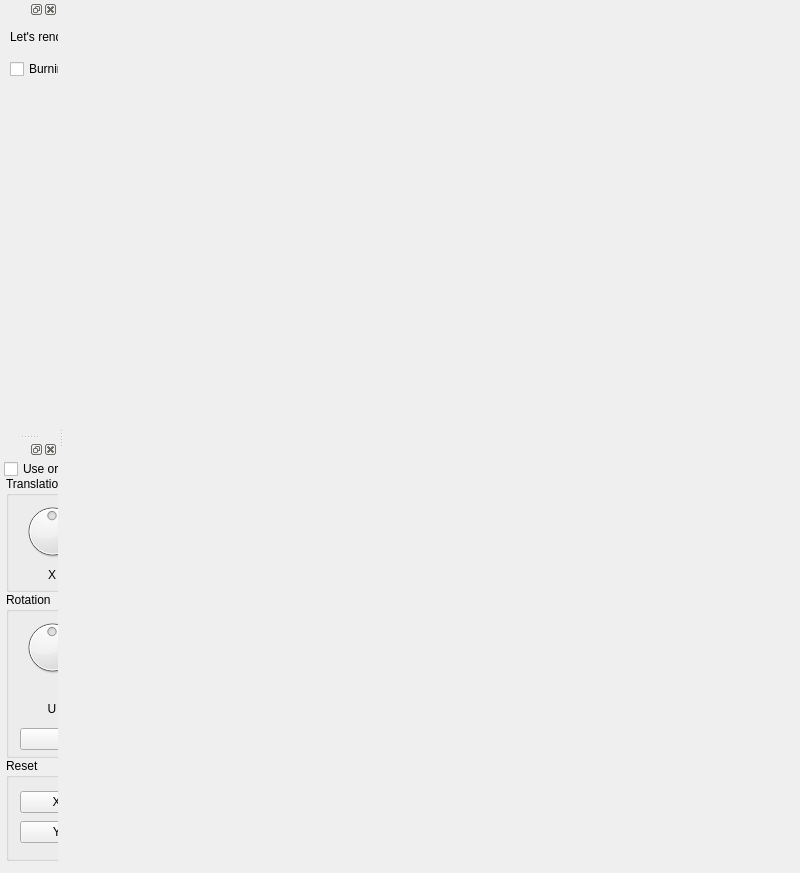
<?xml version="1.0" encoding="UTF-8"?>
<ui version="4.0">
 <class>MainWindow</class>
 <widget class="QMainWindow" name="MainWindow">
  <property name="geometry">
   <rect>
    <x>0</x>
    <y>0</y>
    <width>800</width>
    <height>873</height>
   </rect>
  </property>
  <property name="windowTitle">
   <string>A CS123 Final</string>
  </property>
  <widget class="QWidget" name="centralWidget">
   <layout class="QHBoxLayout" name="horizontalLayout">
    <property name="leftMargin">
     <number>0</number>
    </property>
    <property name="topMargin">
     <number>0</number>
    </property>
    <property name="rightMargin">
     <number>0</number>
    </property>
    <property name="bottomMargin">
     <number>0</number>
    </property>
    <item>
     <widget class="QWidget" name="canvas3D" native="true"/>
    </item>
   </layout>
  </widget>
  <widget class="QDockWidget" name="BurningTreeDock">
   <attribute name="dockWidgetArea">
    <number>1</number>
   </attribute>
   <widget class="QWidget" name="burningDockContents">
    <widget class="QCheckBox" name="BurningButton">
     <property name="geometry">
      <rect>
       <x>10</x>
       <y>40</y>
       <width>100</width>
       <height>20</height>
      </rect>
     </property>
     <property name="text">
      <string>Burning</string>
     </property>
    </widget>
    <widget class="QLabel" name="burningTreeLabel">
     <property name="geometry">
      <rect>
       <x>10</x>
       <y>10</y>
       <width>211</width>
       <height>16</height>
      </rect>
     </property>
     <property name="text">
      <string>Let's render some burning trees!</string>
     </property>
    </widget>
   </widget>
  </widget>
  <widget class="QDockWidget" name="camtransDock">
   <attribute name="dockWidgetArea">
    <number>1</number>
   </attribute>
   <widget class="QWidget" name="camtransDockContents">
    <widget class="QGroupBox" name="cameraPosition">
     <property name="geometry">
      <rect>
       <x>6</x>
       <y>17</y>
       <width>230</width>
       <height>116</height>
      </rect>
     </property>
     <property name="title">
      <string>Translation</string>
     </property>
     <layout class="QGridLayout" name="gridLayout">
      <property name="topMargin">
       <number>5</number>
      </property>
      <property name="bottomMargin">
       <number>5</number>
      </property>
      <property name="verticalSpacing">
       <number>5</number>
      </property>
      <item row="1" column="0">
       <widget class="QLabel" name="cameraPositionLabelX">
        <property name="text">
         <string>X</string>
        </property>
        <property name="alignment">
         <set>Qt::AlignCenter</set>
        </property>
       </widget>
      </item>
      <item row="1" column="1">
       <widget class="QLabel" name="cameraPositionLabelY">
        <property name="text">
         <string>Y</string>
        </property>
        <property name="alignment">
         <set>Qt::AlignCenter</set>
        </property>
       </widget>
      </item>
      <item row="1" column="2">
       <widget class="QLabel" name="cameraPositionLabelZ">
        <property name="text">
         <string>Z</string>
        </property>
        <property name="alignment">
         <set>Qt::AlignCenter</set>
        </property>
       </widget>
      </item>
      <item row="0" column="0">
       <widget class="QDial" name="transX">
        <property name="minimumSize">
         <size>
          <width>60</width>
          <height>60</height>
         </size>
        </property>
        <property name="maximumSize">
         <size>
          <width>60</width>
          <height>60</height>
         </size>
        </property>
        <property name="minimum">
         <number>-360</number>
        </property>
        <property name="maximum">
         <number>360</number>
        </property>
        <property name="singleStep">
         <number>10</number>
        </property>
        <property name="pageStep">
         <number>30</number>
        </property>
        <property name="orientation">
         <enum>Qt::Horizontal</enum>
        </property>
        <property name="invertedControls">
         <bool>true</bool>
        </property>
        <property name="wrapping">
         <bool>true</bool>
        </property>
       </widget>
      </item>
      <item row="0" column="1">
       <widget class="QDial" name="transY">
        <property name="minimumSize">
         <size>
          <width>60</width>
          <height>60</height>
         </size>
        </property>
        <property name="maximumSize">
         <size>
          <width>60</width>
          <height>60</height>
         </size>
        </property>
        <property name="minimum">
         <number>-360</number>
        </property>
        <property name="maximum">
         <number>360</number>
        </property>
        <property name="singleStep">
         <number>10</number>
        </property>
        <property name="pageStep">
         <number>30</number>
        </property>
        <property name="orientation">
         <enum>Qt::Horizontal</enum>
        </property>
        <property name="invertedControls">
         <bool>true</bool>
        </property>
        <property name="wrapping">
         <bool>true</bool>
        </property>
       </widget>
      </item>
      <item row="0" column="2">
       <widget class="QDial" name="transZ">
        <property name="minimumSize">
         <size>
          <width>60</width>
          <height>60</height>
         </size>
        </property>
        <property name="maximumSize">
         <size>
          <width>60</width>
          <height>60</height>
         </size>
        </property>
        <property name="minimum">
         <number>-360</number>
        </property>
        <property name="maximum">
         <number>360</number>
        </property>
        <property name="singleStep">
         <number>10</number>
        </property>
        <property name="pageStep">
         <number>30</number>
        </property>
        <property name="orientation">
         <enum>Qt::Horizontal</enum>
        </property>
        <property name="invertedControls">
         <bool>true</bool>
        </property>
        <property name="wrapping">
         <bool>true</bool>
        </property>
       </widget>
      </item>
     </layout>
    </widget>
    <widget class="QLabel" name="cameraAspectRatio">
     <property name="geometry">
      <rect>
       <x>6</x>
       <y>541</y>
       <width>230</width>
       <height>16</height>
      </rect>
     </property>
     <property name="text">
      <string>Aspect ratio:</string>
     </property>
    </widget>
    <widget class="QPushButton" name="resetSliders">
     <property name="geometry">
      <rect>
       <x>0</x>
       <y>503</y>
       <width>242</width>
       <height>32</height>
      </rect>
     </property>
     <property name="text">
      <string>Reset FOV / Near / Far</string>
     </property>
    </widget>
    <widget class="QWidget" name="cameraDockEmptySpace" native="true">
     <property name="geometry">
      <rect>
       <x>6</x>
       <y>605</y>
       <width>230</width>
       <height>175</height>
      </rect>
     </property>
     <property name="sizePolicy">
      <sizepolicy hsizetype="Preferred" vsizetype="Expanding">
       <horstretch>0</horstretch>
       <verstretch>0</verstretch>
      </sizepolicy>
     </property>
    </widget>
    <widget class="QCheckBox" name="cameraOrbitCheckbox">
     <property name="geometry">
      <rect>
       <x>4</x>
       <y>0</y>
       <width>241</width>
       <height>20</height>
      </rect>
     </property>
     <property name="text">
      <string>Use orbit camera instead</string>
     </property>
    </widget>
    <widget class="QWidget" name="cameraFrustum" native="true">
     <property name="geometry">
      <rect>
       <x>6</x>
       <y>417</y>
       <width>230</width>
       <height>76</height>
      </rect>
     </property>
     <layout class="QGridLayout" name="gridLayout_5">
      <property name="leftMargin">
       <number>0</number>
      </property>
      <property name="topMargin">
       <number>0</number>
      </property>
      <property name="rightMargin">
       <number>0</number>
      </property>
      <property name="bottomMargin">
       <number>0</number>
      </property>
      <property name="verticalSpacing">
       <number>5</number>
      </property>
      <item row="0" column="0">
       <widget class="QLabel" name="cameraFovLabel">
        <property name="text">
         <string>FOV</string>
        </property>
       </widget>
      </item>
      <item row="0" column="3">
       <widget class="QLineEdit" name="cameraFovTextbox">
        <property name="minimumSize">
         <size>
          <width>60</width>
          <height>0</height>
         </size>
        </property>
        <property name="maximumSize">
         <size>
          <width>60</width>
          <height>16777215</height>
         </size>
        </property>
       </widget>
      </item>
      <item row="0" column="1">
       <widget class="QSlider" name="cameraFovSlider">
        <property name="minimumSize">
         <size>
          <width>100</width>
          <height>0</height>
         </size>
        </property>
        <property name="orientation">
         <enum>Qt::Horizontal</enum>
        </property>
       </widget>
      </item>
      <item row="1" column="0">
       <widget class="QLabel" name="cameraNearLabel">
        <property name="text">
         <string>Near</string>
        </property>
       </widget>
      </item>
      <item row="1" column="3">
       <widget class="QLineEdit" name="cameraNearTextbox">
        <property name="minimumSize">
         <size>
          <width>60</width>
          <height>0</height>
         </size>
        </property>
        <property name="maximumSize">
         <size>
          <width>60</width>
          <height>16777215</height>
         </size>
        </property>
       </widget>
      </item>
      <item row="2" column="0">
       <widget class="QLabel" name="cameraFarLabel">
        <property name="text">
         <string>Far</string>
        </property>
       </widget>
      </item>
      <item row="2" column="3">
       <widget class="QLineEdit" name="cameraFarTextbox">
        <property name="minimumSize">
         <size>
          <width>60</width>
          <height>0</height>
         </size>
        </property>
        <property name="maximumSize">
         <size>
          <width>60</width>
          <height>16777215</height>
         </size>
        </property>
       </widget>
      </item>
      <item row="1" column="1">
       <widget class="QSlider" name="cameraNearSlider">
        <property name="minimumSize">
         <size>
          <width>100</width>
          <height>0</height>
         </size>
        </property>
        <property name="orientation">
         <enum>Qt::Horizontal</enum>
        </property>
       </widget>
      </item>
      <item row="2" column="1">
       <widget class="QSlider" name="cameraFarSlider">
        <property name="minimumSize">
         <size>
          <width>100</width>
          <height>0</height>
         </size>
        </property>
        <property name="orientation">
         <enum>Qt::Horizontal</enum>
        </property>
       </widget>
      </item>
     </layout>
    </widget>
    <widget class="QGroupBox" name="cameraResetAxis">
     <property name="geometry">
      <rect>
       <x>6</x>
       <y>299</y>
       <width>230</width>
       <height>103</height>
      </rect>
     </property>
     <property name="minimumSize">
      <size>
       <width>0</width>
       <height>0</height>
      </size>
     </property>
     <property name="title">
      <string>Reset</string>
     </property>
     <layout class="QGridLayout" name="gridLayout_14">
      <item row="0" column="0">
       <widget class="QPushButton" name="xAxisButton">
        <property name="text">
         <string>X axis</string>
        </property>
       </widget>
      </item>
      <item row="1" column="0">
       <widget class="QPushButton" name="yAxisButton">
        <property name="text">
         <string>Y axis</string>
        </property>
       </widget>
      </item>
      <item row="0" column="1">
       <widget class="QPushButton" name="zAxisButton">
        <property name="text">
         <string>Z axis</string>
        </property>
       </widget>
      </item>
      <item row="1" column="1">
       <widget class="QPushButton" name="axonometricButton">
        <property name="text">
         <string>Axonometric</string>
        </property>
       </widget>
      </item>
     </layout>
    </widget>
    <widget class="QGroupBox" name="cameraRotation">
     <property name="enabled">
      <bool>true</bool>
     </property>
     <property name="geometry">
      <rect>
       <x>6</x>
       <y>133</y>
       <width>230</width>
       <height>166</height>
      </rect>
     </property>
     <property name="title">
      <string>Rotation</string>
     </property>
     <layout class="QVBoxLayout" name="verticalLayout_13">
      <property name="topMargin">
       <number>5</number>
      </property>
      <property name="bottomMargin">
       <number>5</number>
      </property>
      <item>
       <widget class="QWidget" name="cameraRotation_2" native="true">
        <layout class="QGridLayout" name="gridLayout_15">
         <property name="leftMargin">
          <number>0</number>
         </property>
         <property name="topMargin">
          <number>0</number>
         </property>
         <property name="rightMargin">
          <number>0</number>
         </property>
         <property name="bottomMargin">
          <number>0</number>
         </property>
         <property name="verticalSpacing">
          <number>18</number>
         </property>
         <item row="0" column="0">
          <widget class="QDial" name="rotU">
           <property name="minimumSize">
            <size>
             <width>60</width>
             <height>60</height>
            </size>
           </property>
           <property name="maximumSize">
            <size>
             <width>60</width>
             <height>60</height>
            </size>
           </property>
           <property name="minimum">
            <number>-360</number>
           </property>
           <property name="maximum">
            <number>360</number>
           </property>
           <property name="singleStep">
            <number>10</number>
           </property>
           <property name="pageStep">
            <number>30</number>
           </property>
           <property name="orientation">
            <enum>Qt::Horizontal</enum>
           </property>
           <property name="invertedControls">
            <bool>true</bool>
           </property>
           <property name="wrapping">
            <bool>true</bool>
           </property>
          </widget>
         </item>
         <item row="0" column="1">
          <widget class="QDial" name="rotV">
           <property name="minimumSize">
            <size>
             <width>60</width>
             <height>60</height>
            </size>
           </property>
           <property name="maximumSize">
            <size>
             <width>60</width>
             <height>60</height>
            </size>
           </property>
           <property name="minimum">
            <number>-360</number>
           </property>
           <property name="maximum">
            <number>360</number>
           </property>
           <property name="singleStep">
            <number>10</number>
           </property>
           <property name="pageStep">
            <number>30</number>
           </property>
           <property name="orientation">
            <enum>Qt::Horizontal</enum>
           </property>
           <property name="invertedControls">
            <bool>true</bool>
           </property>
           <property name="wrapping">
            <bool>true</bool>
           </property>
          </widget>
         </item>
         <item row="0" column="2">
          <widget class="QDial" name="rotW">
           <property name="minimumSize">
            <size>
             <width>60</width>
             <height>60</height>
            </size>
           </property>
           <property name="maximumSize">
            <size>
             <width>60</width>
             <height>60</height>
            </size>
           </property>
           <property name="minimum">
            <number>-360</number>
           </property>
           <property name="maximum">
            <number>360</number>
           </property>
           <property name="singleStep">
            <number>10</number>
           </property>
           <property name="pageStep">
            <number>30</number>
           </property>
           <property name="orientation">
            <enum>Qt::Horizontal</enum>
           </property>
           <property name="invertedControls">
            <bool>true</bool>
           </property>
           <property name="wrapping">
            <bool>true</bool>
           </property>
          </widget>
         </item>
         <item row="1" column="0">
          <widget class="QLabel" name="cameraRotationLabelYaw">
           <property name="text">
            <string>U</string>
           </property>
           <property name="alignment">
            <set>Qt::AlignCenter</set>
           </property>
          </widget>
         </item>
         <item row="1" column="1">
          <widget class="QLabel" name="cameraRotationLabelPitch">
           <property name="text">
            <string>V</string>
           </property>
           <property name="alignment">
            <set>Qt::AlignCenter</set>
           </property>
          </widget>
         </item>
         <item row="1" column="2">
          <widget class="QLabel" name="cameraRotationLabelRoll">
           <property name="text">
            <string>W</string>
           </property>
           <property name="alignment">
            <set>Qt::AlignCenter</set>
           </property>
          </widget>
         </item>
        </layout>
       </widget>
      </item>
      <item>
       <widget class="QPushButton" name="resetUpVector">
        <property name="text">
         <string>Reset up vector</string>
        </property>
       </widget>
      </item>
     </layout>
    </widget>
    <widget class="QLabel" name="label">
     <property name="enabled">
      <bool>false</bool>
     </property>
     <property name="geometry">
      <rect>
       <x>6</x>
       <y>565</y>
       <width>230</width>
       <height>32</height>
      </rect>
     </property>
     <property name="text">
      <string>Resize the window to change the aspect ratio.</string>
     </property>
     <property name="wordWrap">
      <bool>true</bool>
     </property>
    </widget>
   </widget>
  </widget>
 </widget>
 <layoutdefault spacing="6" margin="11"/>
 <resources/>
 <connections/>
</ui>
